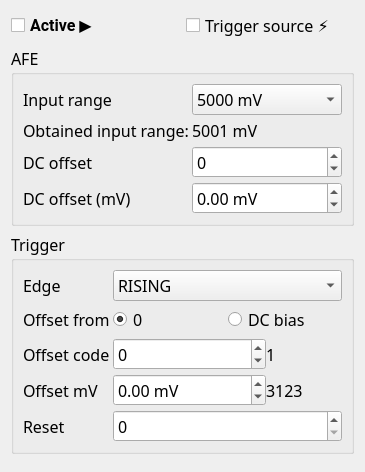
<?xml version="1.0" encoding="UTF-8"?>
<ui version="4.0">
 <class>AcquisitionChannelSettingsTab</class>
 <widget class="QWidget" name="AcquisitionChannelSettingsTab">
  <property name="geometry">
   <rect>
    <x>0</x>
    <y>0</y>
    <width>365</width>
    <height>472</height>
   </rect>
  </property>
  <property name="font">
   <font>
    <family>Calibri Light</family>
    <pointsize>12</pointsize>
   </font>
  </property>
  <property name="windowTitle">
   <string>Form</string>
  </property>
  <layout class="QVBoxLayout" name="verticalLayout" stretch="0,0,0,0">
   <item>
    <layout class="QHBoxLayout" name="horizontalLayout_5">
     <item>
      <widget class="QCheckBox" name="channelActive">
       <property name="font">
        <font>
         <family>Roboto</family>
         <pointsize>12</pointsize>
         <weight>75</weight>
         <bold>true</bold>
         <underline>false</underline>
         <kerning>true</kerning>
        </font>
       </property>
       <property name="text">
        <string>Active ▶️</string>
       </property>
      </widget>
     </item>
     <item>
      <widget class="QCheckBox" name="useTriggerSource">
       <property name="text">
        <string>Trigger source ⚡</string>
       </property>
      </widget>
     </item>
    </layout>
   </item>
   <item>
    <widget class="QGroupBox" name="groupBox_2">
     <property name="title">
      <string>AFE</string>
     </property>
     <layout class="QGridLayout" name="gridLayout_3">
      <item row="1" column="0">
       <layout class="QFormLayout" name="formLayout_2">
        <property name="horizontalSpacing">
         <number>3</number>
        </property>
        <property name="verticalSpacing">
         <number>4</number>
        </property>
        <item row="2" column="0">
         <widget class="QLabel" name="label_21">
          <property name="text">
           <string>DC offset</string>
          </property>
         </widget>
        </item>
        <item row="1" column="0">
         <widget class="QLabel" name="label_19">
          <property name="text">
           <string>Obtained input range:</string>
          </property>
         </widget>
        </item>
        <item row="1" column="1">
         <widget class="QLabel" name="obtainedInputRange">
          <property name="text">
           <string>5001 mV</string>
          </property>
         </widget>
        </item>
        <item row="2" column="1">
         <widget class="QSpinBox" name="dcOffsetCode">
          <property name="minimum">
           <number>-32768</number>
          </property>
          <property name="maximum">
           <number>32767</number>
          </property>
         </widget>
        </item>
        <item row="3" column="0">
         <widget class="QLabel" name="label">
          <property name="text">
           <string>DC offset (mV)</string>
          </property>
         </widget>
        </item>
        <item row="3" column="1">
         <widget class="QDoubleSpinBox" name="dcOffsetMv">
          <property name="suffix">
           <string> mV</string>
          </property>
          <property name="minimum">
           <double>-10000.000000000000000</double>
          </property>
          <property name="maximum">
           <double>10000.000000000000000</double>
          </property>
          <property name="singleStep">
           <double>10.000000000000000</double>
          </property>
         </widget>
        </item>
        <item row="0" column="0">
         <widget class="QLabel" name="label_2">
          <property name="text">
           <string>Input range</string>
          </property>
         </widget>
        </item>
        <item row="0" column="1">
         <widget class="QComboBox" name="inputRange">
          <property name="currentIndex">
           <number>5</number>
          </property>
          <item>
           <property name="text">
            <string>100 mV</string>
           </property>
          </item>
          <item>
           <property name="text">
            <string>250 mV</string>
           </property>
          </item>
          <item>
           <property name="text">
            <string>500 mV</string>
           </property>
          </item>
          <item>
           <property name="text">
            <string>1000 mV</string>
           </property>
          </item>
          <item>
           <property name="text">
            <string>2000 mV</string>
           </property>
          </item>
          <item>
           <property name="text">
            <string>5000 mV</string>
           </property>
          </item>
          <item>
           <property name="text">
            <string>10000 mV</string>
           </property>
          </item>
         </widget>
        </item>
       </layout>
      </item>
     </layout>
    </widget>
   </item>
   <item>
    <widget class="QGroupBox" name="groupBox">
     <property name="title">
      <string>Trigger</string>
     </property>
     <layout class="QGridLayout" name="gridLayout_2">
      <item row="5" column="0">
       <layout class="QFormLayout" name="formLayout">
        <property name="horizontalSpacing">
         <number>3</number>
        </property>
        <property name="verticalSpacing">
         <number>4</number>
        </property>
        <item row="0" column="0">
         <widget class="QLabel" name="label_7">
          <property name="text">
           <string>Edge</string>
          </property>
         </widget>
        </item>
        <item row="0" column="1">
         <widget class="QComboBox" name="triggerEdge">
          <item>
           <property name="text">
            <string>RISING</string>
           </property>
          </item>
          <item>
           <property name="text">
            <string>FALLING</string>
           </property>
          </item>
          <item>
           <property name="text">
            <string>BOTH</string>
           </property>
          </item>
         </widget>
        </item>
        <item row="1" column="0">
         <widget class="QLabel" name="label_12">
          <property name="text">
           <string>Offset from</string>
          </property>
         </widget>
        </item>
        <item row="1" column="1">
         <layout class="QHBoxLayout" name="horizontalLayout_2">
          <item>
           <widget class="QRadioButton" name="triggerOffsetFromZero">
            <property name="text">
             <string>0</string>
            </property>
            <property name="checked">
             <bool>true</bool>
            </property>
            <attribute name="buttonGroup">
             <string notr="true">buttonGroup</string>
            </attribute>
           </widget>
          </item>
          <item>
           <widget class="QRadioButton" name="triggerOffsetFromBias">
            <property name="text">
             <string>DC bias</string>
            </property>
            <attribute name="buttonGroup">
             <string notr="true">buttonGroup</string>
            </attribute>
           </widget>
          </item>
         </layout>
        </item>
        <item row="3" column="0">
         <widget class="QLabel" name="label_13">
          <property name="text">
           <string>Offset mV</string>
          </property>
         </widget>
        </item>
        <item row="4" column="0">
         <widget class="QLabel" name="label_11">
          <property name="text">
           <string>Reset</string>
          </property>
         </widget>
        </item>
        <item row="2" column="0">
         <widget class="QLabel" name="label_16">
          <property name="text">
           <string>Offset code</string>
          </property>
         </widget>
        </item>
        <item row="2" column="1">
         <layout class="QHBoxLayout" name="horizontalLayout_3" stretch="2,1">
          <property name="sizeConstraint">
           <enum>QLayout::SetMaximumSize</enum>
          </property>
          <item>
           <widget class="QSpinBox" name="triggerLevelCode">
            <property name="minimum">
             <number>-65535</number>
            </property>
            <property name="maximum">
             <number>65535</number>
            </property>
            <property name="singleStep">
             <number>64</number>
            </property>
           </widget>
          </item>
          <item>
           <widget class="QLabel" name="triggerLevelCodeAbsolute">
            <property name="text">
             <string>1</string>
            </property>
           </widget>
          </item>
         </layout>
        </item>
        <item row="3" column="1">
         <layout class="QHBoxLayout" name="horizontalLayout_4" stretch="2,1">
          <item>
           <widget class="QDoubleSpinBox" name="triggerLevelMv">
            <property name="suffix">
             <string> mV</string>
            </property>
            <property name="minimum">
             <double>-10000.000000000000000</double>
            </property>
            <property name="maximum">
             <double>10000.000000000000000</double>
            </property>
            <property name="singleStep">
             <double>10.000000000000000</double>
            </property>
           </widget>
          </item>
          <item>
           <widget class="QLabel" name="triggerLevelMvAbsolute">
            <property name="text">
             <string>3123</string>
            </property>
           </widget>
          </item>
         </layout>
        </item>
        <item row="4" column="1">
         <widget class="QSpinBox" name="triggerReset">
          <property name="maximum">
           <number>32767</number>
          </property>
         </widget>
        </item>
       </layout>
      </item>
     </layout>
    </widget>
   </item>
   <item>
    <spacer name="verticalSpacer">
     <property name="orientation">
      <enum>Qt::Vertical</enum>
     </property>
     <property name="sizeHint" stdset="0">
      <size>
       <width>20</width>
       <height>40</height>
      </size>
     </property>
    </spacer>
   </item>
  </layout>
 </widget>
 <resources/>
 <connections/>
 <buttongroups>
  <buttongroup name="buttonGroup"/>
 </buttongroups>
</ui>
